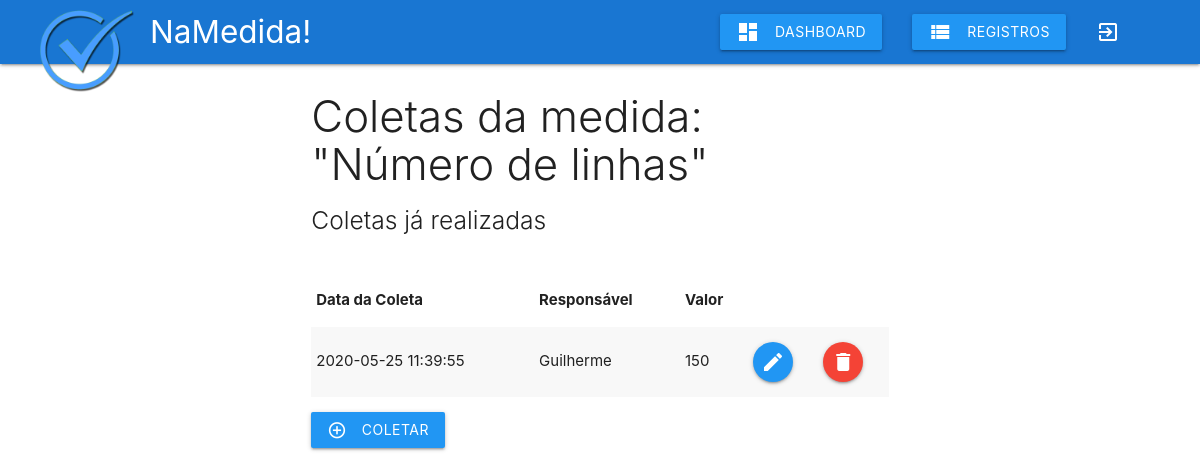
Screenshot of /php/lista-coleta-medida.php?idMedida=1 (signed in) with the database file from the repository.
### tables this page shows
CREATE TABLE `medida` (
  `idMedida` int(11) NOT NULL,
  `idBase` int(11) DEFAULT NULL,
  `nome` varchar(45) DEFAULT NULL,
  `descricao` varchar(255) DEFAULT NULL,
  `unidade_padrao` varchar(45) DEFAULT NULL,
  `responsavel` varchar(45) DEFAULT NULL,
  `tipo` tinyint(4) DEFAULT NULL
);

CREATE TABLE `medida_modificacoes` (
  `idMedida_modificacoes` int(11) NOT NULL,
  `valor` varchar(255) DEFAULT NULL,
  `responsavel` varchar(255) DEFAULT NULL,
  `data_modificacao` datetime DEFAULT NULL,
  `idMedida` int(11) DEFAULT NULL
);

### php/lista-coleta-medida.php (the view, shortened to what this page needs)
<?php
include_once 'db_connect.php';
include_once 'includes/header.php';
include_once 'includes/navbar.php';
if(isset($_GET['idMedida'])):
	$id = mysqli_escape_string($connect, $_GET['idMedida']);
	$sql = "SELECT * FROM medida WHERE idMedida = '$id'";
	$resultado = mysqli_query($connect, $sql);
	$dados_medida = mysqli_fetch_array($resultado);
endif;
?>
<div class="row">
	<div class="col s12 m6 push-m3">
		<h3 class="light"> Coletas da medida: "<?php echo $dados_medida['nome']; ?>"</h3>
		<h5 class="light">Coletas já realizadas</h5>
		<table class="striped responsive-table">
			<thead>
				<tr>
					<th>Data da Coleta</th>
					<th>Responsável</th>
					<th>Valor</th>
				</tr>
			</thead>
			<tbody>
				<?php
					$id = $dados_medida['idMedida'];
					$sql = "SELECT * FROM medida_modificacoes WHERE idMedida = '$id'";
					$resultado = mysqli_query($connect, $sql);
					while ($coleta_medida = mysqli_fetch_array($resultado)) {
						$id = $coleta_medida['idMedida_modificacoes'];
						$sql = "SELECT * FROM medida_modificacoes WHERE idMedida_modificacoes = '$id'";
						$resultado2 = mysqli_query($connect, $sql);
						$modificacoes_dados = mysqli_fetch_array($resultado2);
						?> <tr><td>
							<?php echo $modificacoes_dados['data_modificacao'];?>
						</td>
						<td>
							<?php echo $modificacoes_dados['responsavel'];?>
						</td>
						<td>
							<?php echo $modificacoes_dados['valor'];?>
						</td>
						<td><a href="editar-coleta-medida.php?idMedida_modificacoes=<?php echo $modificacoes_dados['idMedida_modificacoes']; ?>" class="btn-floating blue"><i class="material-icons">edit</i></a></td>
						<td><a  href="#modal<?php echo $modificacoes_dados['idMedida_modificacoes']; ?>" class="btn-floating red modal-trigger"><i title="desvincular" class="material-icons">delete</i></a></td>
						</tr>
						<?php
					}
				?>
			</tbody>
		</table>
		<a href="nova-coleta-medida.php?idMedida=<?php echo $dados_medida['idMedida']; ?>" class="waves-effect waves-light blue btn vincular-pergunta-ou-medida-botao">Coletar<i class="material-icons left">add_circle_outline</i></a>
	</div>
</div>
<?php
include_once 'includes/footer.php';
?>

### php/includes/style.php (style rules this page uses)
.responsive-table { margin-top: 40px; }
.vincular-pergunta-ou-medida-botao { margin-top: 15px; }

### rows the page displays
medida: nome "Número de linhas"
medida_modificacoes: data_modificacao "2020-05-25 11:39:55", responsavel "Guilherme", valor "150"
